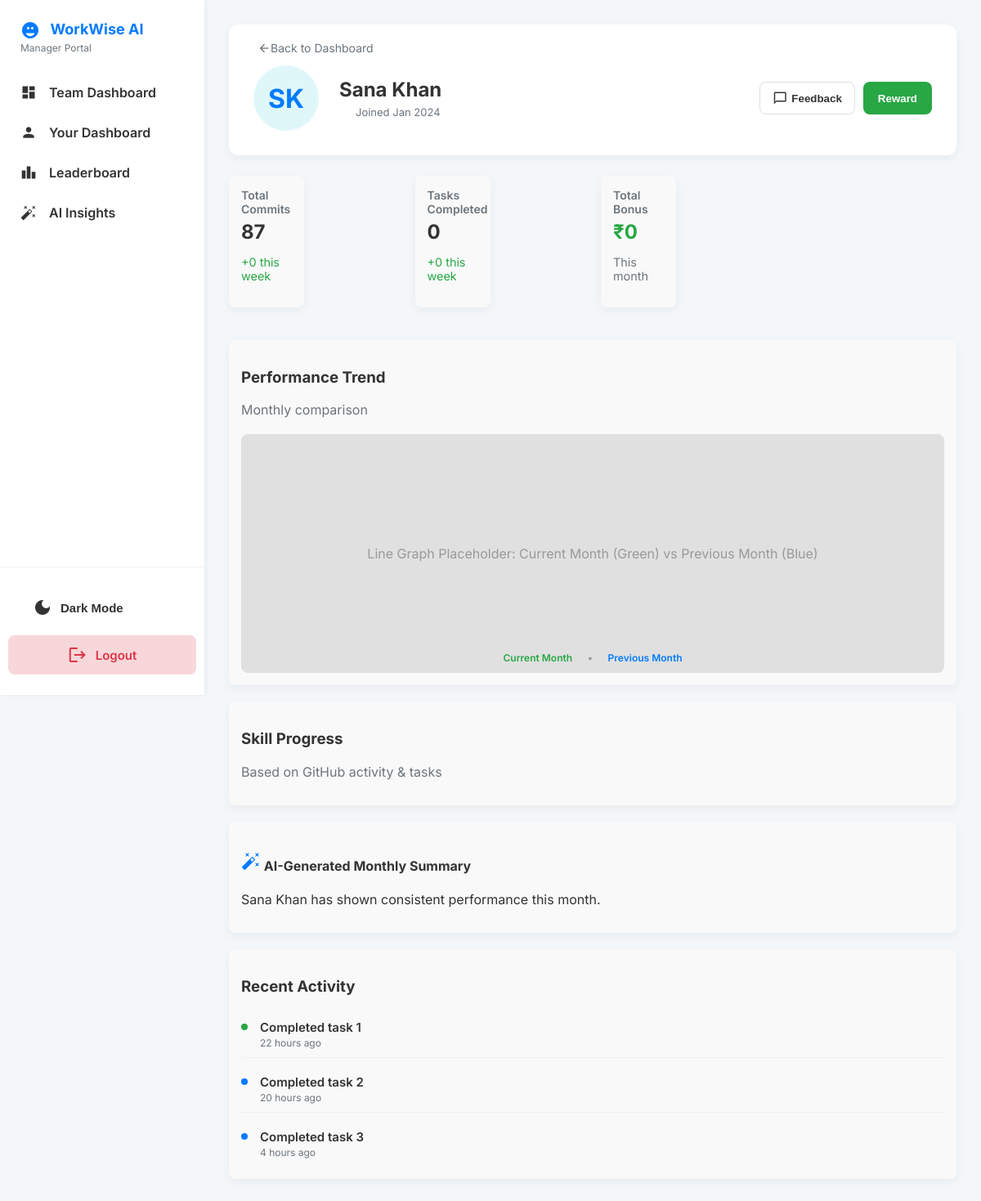
Screenshot of /employee/37 (signed in) with the database file from the repository.
### main.py (models this page shows)
class Employee(db.Model):
    __tablename__ = 'employees'
    id = db.Column(db.Integer, primary_key=True)
    name = db.Column(db.String(100), nullable=False)
    user_id = db.Column(db.Integer, db.ForeignKey('users.id'), nullable=True, unique=True)
    manager_id = db.Column(db.Integer, db.ForeignKey('users.id'))
    position = db.Column(db.String(50))
    department = db.Column(db.String(50))
    performance_score = db.Column(db.Integer, default=75)
    review = db.Column(db.Text)
    ai_summary = db.Column(db.String(500), default="")
    recent_activities = db.Column(db.PickleType, default=[])
    work_logs = db.Column(db.String(50))
    commits = db.Column(db.Integer)
    reward = db.Column(db.String(50))
    hire_date = db.Column(db.Date)
    created_at = db.Column(db.DateTime, default=datetime.utcnow)
    updated_at = db.Column(db.DateTime, default=datetime.utcnow, onupdate=datetime.utcnow)

### main.py (the view)
    def wrapped_view(*args, **kwargs):
        if "user_id" not in session:
            flash("Please log in first.", "danger")
            return redirect(url_for("login"))
        return view(*args, **kwargs)

### main.py (called while the page is built)
def get_user_by_id(user_id):
    return User.query.get(user_id)

def login_required(view):
    def wrapped_view(*args, **kwargs):
        if "user_id" not in session:
            flash("Please log in first.", "danger")
            return redirect(url_for("login"))
        return view(*args, **kwargs)
    wrapped_view.__name__ = view.__name__
    return wrapped_view

@app.route("/employee/<int:employee_id>")
@login_required
def employee_detail(employee_id):
    user = get_user_by_id(session["user_id"])
    if user.role != "Manager" and user.id != employee_id:
        flash("Access denied.", "danger")
        return redirect(url_for("your_dashboard"))
    employee = Employee.query.get(employee_id)
    return render_template("employee-detail-view.html", employee=employee)

### templates/employee-detail-view.html (shortened to what this page needs)
<!DOCTYPE html>
<html lang="en">
<head>
<link rel="stylesheet" href="{{ url_for('static', filename='css/styles.css') }}">
</head>
<body class="light-mode">
<aside class="sidebar">
    <div class="logo-section">
        <h1>WorkWise AI</h1>
        <p>Manager Portal</p>
    </div>
    <nav class="nav-links">
        <a href="{{ url_for('team_dashboard') }}"><span class="material-icons">dashboard</span> Team Dashboard</a>
        <a href="{{ url_for('your_dashboard') }}"><span class="material-icons">person</span> Your Dashboard</a>
        <a href="{{ url_for('leaderboard') }}"><span class="material-icons">leaderboard</span> Leaderboard</a>
        <a href="{{ url_for('insights') }}"><span class="material-icons">auto_fix_high</span> AI Insights</a>
    </nav>
    <div class="utility-section">
        <button id="mode-toggle"><span class="material-icons">dark_mode</span> Dark Mode</button>
        <a href="{{ url_for('logout') }}" class="logout"><span class="material-icons">logout</span> Logout</a>
    </div>
</aside>
<main class="main-content">
    <div class="profile-header">
        <a href="{{ url_for('team_dashboard') }}" class="back-link"><span class="material-icons icon-sm">arrow_back</span> Back to Dashboard</a>
        <div class="profile-avatar">{{ employee.name.split()[0][0] }}{{ employee.name.split()[1][0] if employee.name.split()|length > 1 else '' }}</div>
        <div class="profile-info">
            <h3>{{ employee.name }}</h3>
            <div class="profile-contact-stats">
                <span>Joined {{ employee.join_date.strftime('%b %Y') if employee.join_date else 'Jan 2024' }}</span>
            </div>
        </div>
        <div class="profile-actions">
            <button class="action-button feedback"><span class="material-icons">chat_bubble_outline</span> Feedback</button>
            <button class="reward-btn" onclick="openRewardModal('{{ employee.name }}')">Reward</button>
        </div>
    </div>
    <div class="employee-metrics">
        <div class="metric-card">
            <div class="metric-card-title">Total Commits</div>
            <div class="metric-card-value">{{ employee.commits or 0 }}</div>
            <p class="metric-card-change green-text">+{{ employee.commits_weekly_change or 0 }} this week</p>
        </div>
        <div class="metric-card">
            <div class="metric-card-title">Tasks Completed</div>
            <div class="metric-card-value">{{ employee.tasks_completed or 0 }}</div>
            <p class="metric-card-change green-text">+{{ employee.tasks_weekly_change or 0 }} this week</p>
        </div>
        <div class="metric-card">
            <div class="metric-card-title">Total Bonus</div>
            <div class="metric-card-value green-text">₹{{ "{:,.0f}".format(employee.bonus_amount or 0) }}</div>
            <p class="metric-card-change text-secondary">This month</p>
        </div>
    </div>
    <div class="content-box">
        <div class="graph-header">
            <h3>Performance Trend</h3>
            <p class="text-secondary">Monthly comparison</p>
        </div>
        <div class="chart-placeholder">
            Line Graph Placeholder: Current Month (Green) vs Previous Month (Blue)
            <div class="chart-legend"><span class="current">Current Month</span> • <span class="previous">Previous Month</span></div>
        </div>
    </div>
    <div class="content-box">
        <div class="graph-header">
            <h3>Skill Progress</h3>
            <p class="text-secondary">Based on GitHub activity & tasks</p>
        </div>
    </div>
    <div class="content-box">
        <h4><span class="material-icons icon-blue">auto_fix_high</span> AI-Generated Monthly Summary</h4>
        <p class="text-dark">{{ employee.ai_summary or "No summary available." }}</p>
    </div>
    <div class="content-box">
        <h3>Recent Activity</h3>
        {% for activity in employee.recent_activities %}
        <div class="activity-item">
            <div class="dot {% if loop.index == 1 %}green-dot{% else %}blue-dot{% endif %}"></div>
            <div class="text">
                <h5>{{ activity.action }}</h5>
                <p class="text-secondary">{{ activity.time_ago }}</p>
            </div>
        </div>
        {% endfor %}
    </div>
</main>
</body>
</html>

### templates/employee-detail-view.html (style rules this page uses)
.content-box { background:#f9f9f9; padding:15px; border-radius:8px; margin-bottom:20px; }
.graph-header { margin-bottom:10px; }
.chart-placeholder { padding:20px; background:#e0e0e0; border-radius:8px; text-align:center; }
.activity-item { display:flex; align-items:flex-start; margin-bottom:10px; }
.dot { width:10px; height:10px; border-radius:50%; margin-right:10px; margin-top:6px; }
.green-dot { background:green; }
.blue-dot { background:blue; }
.metric-card { background:#f9f9f9; padding:15px; border-radius:8px; margin-bottom:15px; display:inline-block; width:30%; margin-right:1.5%; }
.metric-card-title { font-weight:600; margin-bottom:5px; }
.metric-card-value { font-size:1.5em; font-weight:700; }
.metric-card-change { font-size:0.9em; }

### rows the page displays
Employee: name "S", name.split|length "K", name "Sana Khan", commits "87", ai_summary "Sana Khan has shown consistent performance this month."

### other values shown
{{ employee.commits_weekly_change or 0 }} "0"
{{ employee.tasks_completed or 0 }} "0"
{{ employee.tasks_weekly_change or 0 }} "0"
{{ "{:,.0f}".format(employee.bonus_amount or 0) }} "0"
{{ activity.action }} "Completed task 1" "Completed task 2" "Completed task 3"
{{ activity.time_ago }} "22 hours ago" "20 hours ago" "4 hours ago"
